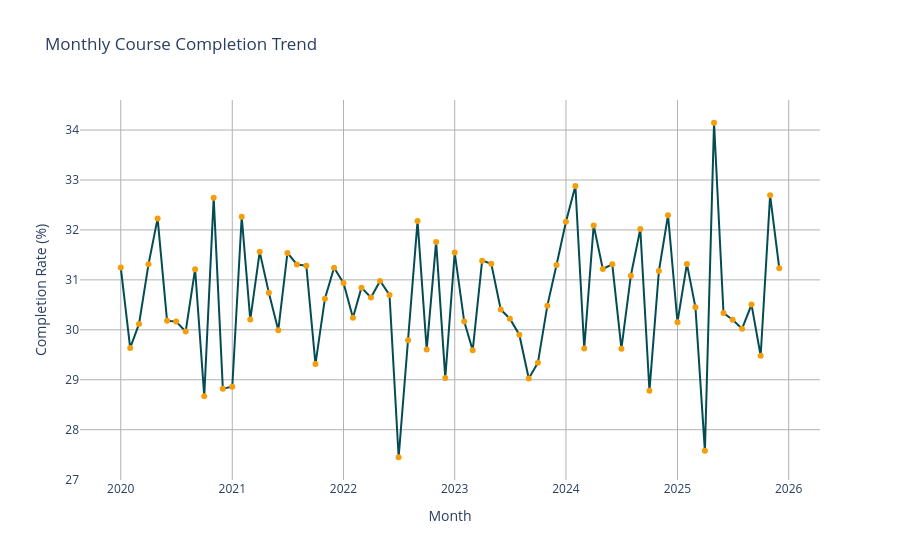

Here is the notebook cell this chart was saved with:
### Code cell
# CREATE TREND LINE CHART
# PYTHON CODE (PLOTLY)

fig = px.line(monthly_completion, x='month', y='course_completed', markers=True, title='Monthly Course Completion Trend')

fig.update_traces( line_color=dark_teal, marker_color= yellow)

fig.update_layout( plot_bgcolor=white, paper_bgcolor=white,
    title_font_size=17,
    xaxis_title='Month',
    yaxis_title='Completion Rate (%)',
    xaxis=dict(gridcolor= '#B2B2B2'),
    yaxis=dict(gridcolor= '#B2B2B2'))

fig.show()

# fig.write_image("chart.png")

### Figure 1 — Plotly figure (JSON) as saved in the notebook; plotly's stock layout.template omitted (floating-point values rounded to 4 significant figures)
{"data": [{"hovertemplate": "month=%{x}<br>course_completed=%{y}<extra></extra>", "legendgroup": "", "line": {"color": "#034C53", "dash": "solid"}, "marker": {"color": "#F59E0B", "symbol": "circle"}, "mode": "lines+markers", "name": "", "orientation": "v", "showlegend": false, "type": "scatter", "x": ["2020-01", "2020-02", "2020-03", "2020-04", "2020-05", "2020-06", "2020-07", "2020-08", "2020-09", "2020-10", "2020-11", "2020-12", "2021-01", "2021-02", "2021-03", "2021-04", "2021-05", "2021-06", "2021-07", "2021-08", "2021-09", "2021-10", "2021-11", "2021-12", "2022-01", "2022-02", "2022-03", "2022-04", "2022-05", "2022-06", "2022-07", "2022-08", "2022-09", "2022-10", "2022-11", "2022-12", "2023-01", "2023-02", "2023-03", "2023-04", "2023-05", "2023-06", "2023-07", "2023-08", "2023-09", "2023-10", "2023-11", "2023-12", "2024-01", "2024-02", "2024-03", "2024-04", "2024-05", "2024-06", "2024-07", "2024-08", "2024-09", "2024-10", "2024-11", "2024-12", "2025-01", "2025-02", "2025-03", "2025-04", "2025-05", "2025-06", "2025-07", "2025-08", "2025-09", "2025-10", "2025-11", "2025-12"], "xaxis": "x", "y": [31.25, 29.64, 30.12, 31.31, 32.23, 30.18, 30.16, 29.97, 31.22, 28.67, 32.64, 28.82, 28.86, 32.26, 30.2, 31.56, 30.74, 29.99, 31.54, 31.31, 31.28, 29.31, 30.62, 31.24, 30.94, 30.24, 30.84, 30.65, 30.98, 30.7, 27.45, 29.79, 32.18, 29.6, 31.76, 29.04, 31.55, 30.17, 29.59, 31.39, 31.32, 30.41, 30.22, 29.9, 29.03, 29.34, 30.48, 31.3, 32.16, 32.88, 29.63, 32.09, 31.22, 31.31, 29.62, 31.08, 32.02, 28.78, 31.18, 32.3, 30.15, 31.32, 30.45, 27.58, 34.15, 30.34, 30.2, 30.02, 30.5, 29.48, 32.69, 31.23], "yaxis": "y"}], "layout": {"legend": {"tracegroupgap": 0}, "paper_bgcolor": "#FFFFFF", "plot_bgcolor": "#FFFFFF", "title": {"font": {"size": 17}, "text": "Monthly Course Completion Trend"}, "xaxis": {"anchor": "y", "domain": [0, 1], "gridcolor": "#B2B2B2", "title": {"text": "Month"}}, "yaxis": {"anchor": "x", "domain": [0, 1], "gridcolor": "#B2B2B2", "title": {"text": "Completion Rate (%)"}}}}
